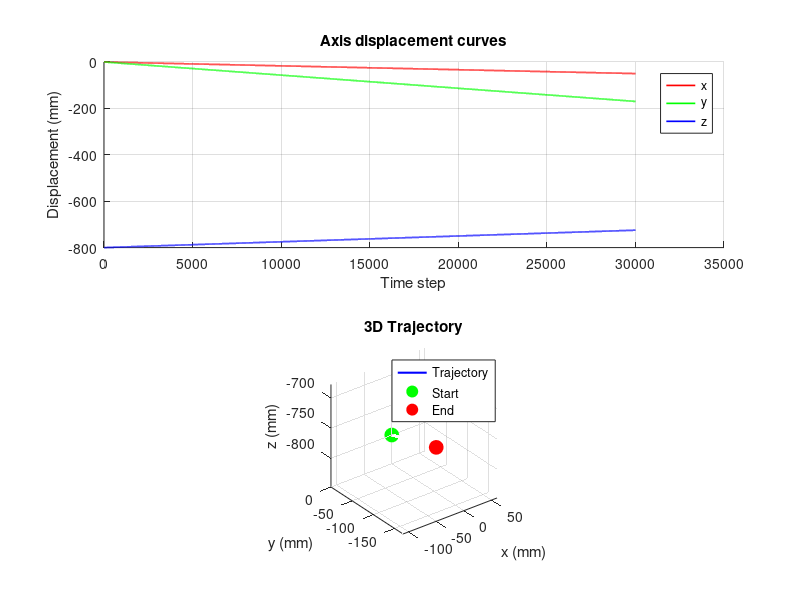

MATLAB code for this plot:
%% generate_trajectory_linear_v2.m
% Generate linear motion trajectory for 5-DOF parallel robot
% Trajectory: from (0, 0, -800) to (-50, -170, -725)
% Duration: 30s, time step: 0.001s
% End with 1 extra hold-at-end group
% Units: x,y,z output in um; phi,theta output in degrees
% Data format: little-endian single-precision float, 7 floats/group [cmd, x, y, z, phi, theta, ticks]

clc; clear; close all;

%% Parameters
start_pos = [0, 0, -800];        % start point (mm)
end_pos   = [-50, -170, -725];   % end point (mm)
phi       = 0;                    % Z-axis rotation angle (deg)
theta     = 0;                    % Y-axis rotation angle (deg)

dt        = 1e-3;                % time step (s)
T_total   = 30;                  % total duration (s)

filename  = 'trajectory_linear_30s.dat';  % output filename

%% Generate time series and interpolation points
N_motion = round(T_total / dt) + 1;   % motion points (including start)
t = linspace(0, T_total, N_motion);   % time vector

% Linear interpolation on each axis (mm -> um)
x_vec = linspace(start_pos(1), end_pos(1), N_motion) * 1e3;  % um
y_vec = linspace(start_pos(2), end_pos(2), N_motion) * 1e3;  % um
z_vec = linspace(start_pos(3), end_pos(3), N_motion) * 1e3;  % um

% Append 1 extra hold-at-end group (maintaining final position)
x_vec(end+1)    = x_vec(end);
y_vec(end+1)    = y_vec(end);
z_vec(end+1)    = z_vec(end);

N_total = N_motion + 1;   % total points = motion + 1 hold

phi_vec   = ones(1, N_total) * phi;
theta_vec = ones(1, N_total) * theta;

% cmd: first frame = 2.0, rest = 10.0
cmd_vec = [2.0, ones(1, N_total-1) * 10.0];

% ticks: all = 50.0
ticks_vec = ones(1, N_total) * 50.0;

%% Assemble data matrix (7 x N)
data = [cmd_vec;
        x_vec;
        y_vec;
        z_vec;
        phi_vec;
        theta_vec;
        ticks_vec];

%% Write binary file (little-endian single-precision float)
fid = fopen(filename, 'wb');
if fid == -1
    error('Cannot create file: %s', filename);
end

fwrite(fid, data, 'single', 'l');  % 'single'=float32, 'l'=little-endian
fclose(fid);

fprintf('Trajectory file generated: %s\n', filename);
fprintf('Total points: %d (motion: %d, hold: 1)\n', N_total, N_motion);
fprintf('File size: %.2f KB (%d bytes)\n', N_total*7*4/1024, N_total*7*4);
fprintf('Group size: %d bytes (7 x float32)\n', 7*4);
fprintf('Start: x=%.1f, y=%.1f, z=%.1f (um)\n', x_vec(1), y_vec(1), z_vec(1));
fprintf('End:   x=%.1f, y=%.1f, z=%.1f (um)\n', x_vec(end), y_vec(end), z_vec(end));

%% Visualize trajectory
figure('Name', 'Linear Trajectory', 'NumberTitle', 'off');

subplot(2,1,1);
hold on;
plot(1:N_motion, x_vec(1:N_motion)/1e3, 'r', 'LineWidth', 1.2);
plot(1:N_motion, y_vec(1:N_motion)/1e3, 'g', 'LineWidth', 1.2);
plot(1:N_motion, z_vec(1:N_motion)/1e3, 'b', 'LineWidth', 1.2);
xlabel('Time step'); ylabel('Displacement (mm)');
legend('x','y','z'); grid on;
title('Axis displacement curves');

subplot(2,1,2);
plot3(x_vec/1e3, y_vec/1e3, z_vec/1e3, 'b-', 'LineWidth', 1.5);
hold on;
plot3(start_pos(1), start_pos(2), start_pos(3), 'go', 'MarkerSize', 10, 'MarkerFaceColor', 'g');
plot3(end_pos(1), end_pos(2), end_pos(3), 'ro', 'MarkerSize', 10, 'MarkerFaceColor', 'r');
xlabel('x (mm)'); ylabel('y (mm)'); zlabel('z (mm)');
legend('Trajectory','Start','End'); grid on; axis equal;
title('3D Trajectory');
view(3);
